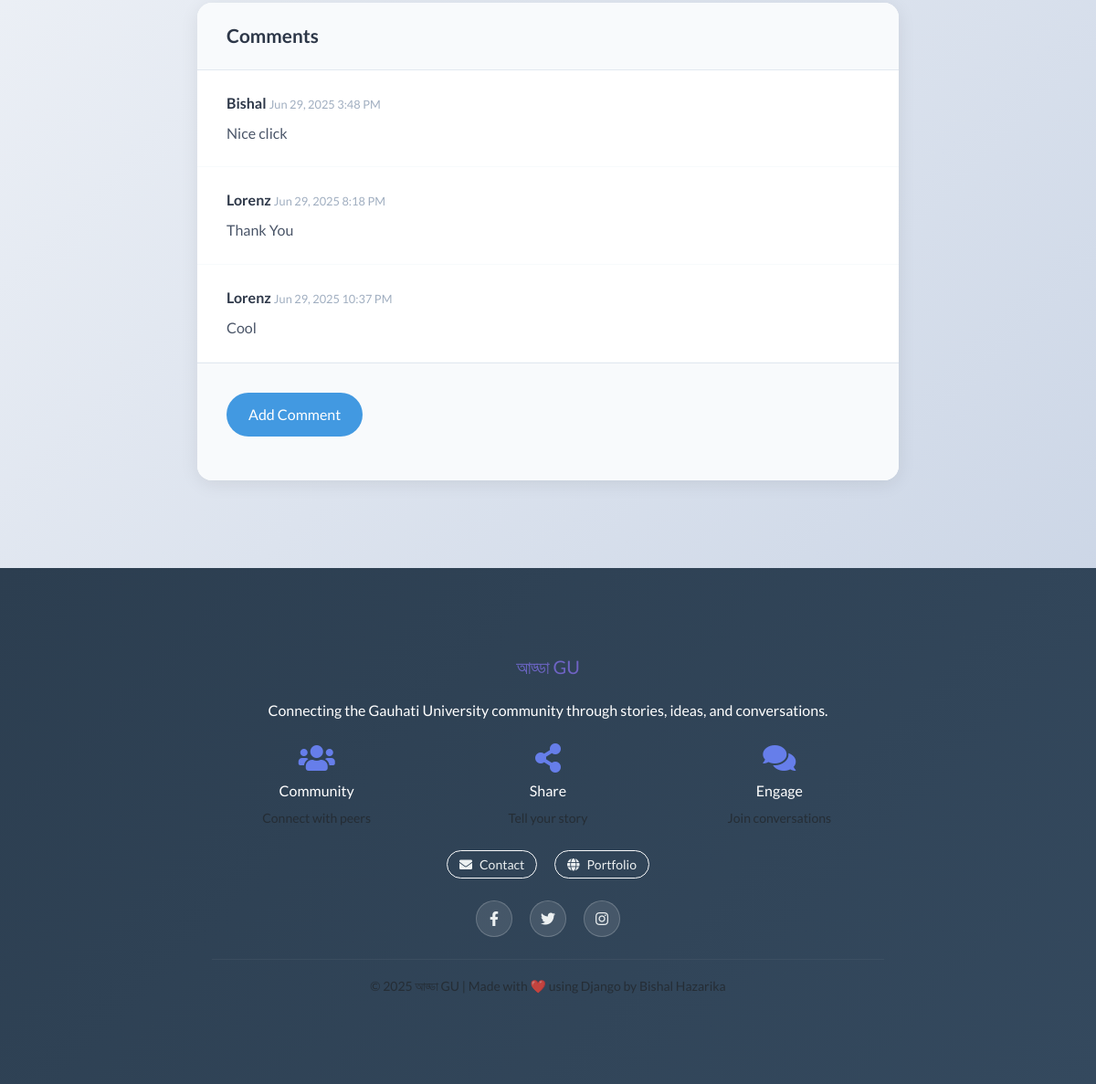
Page /post/14/ (lower part) on the earlier database version.
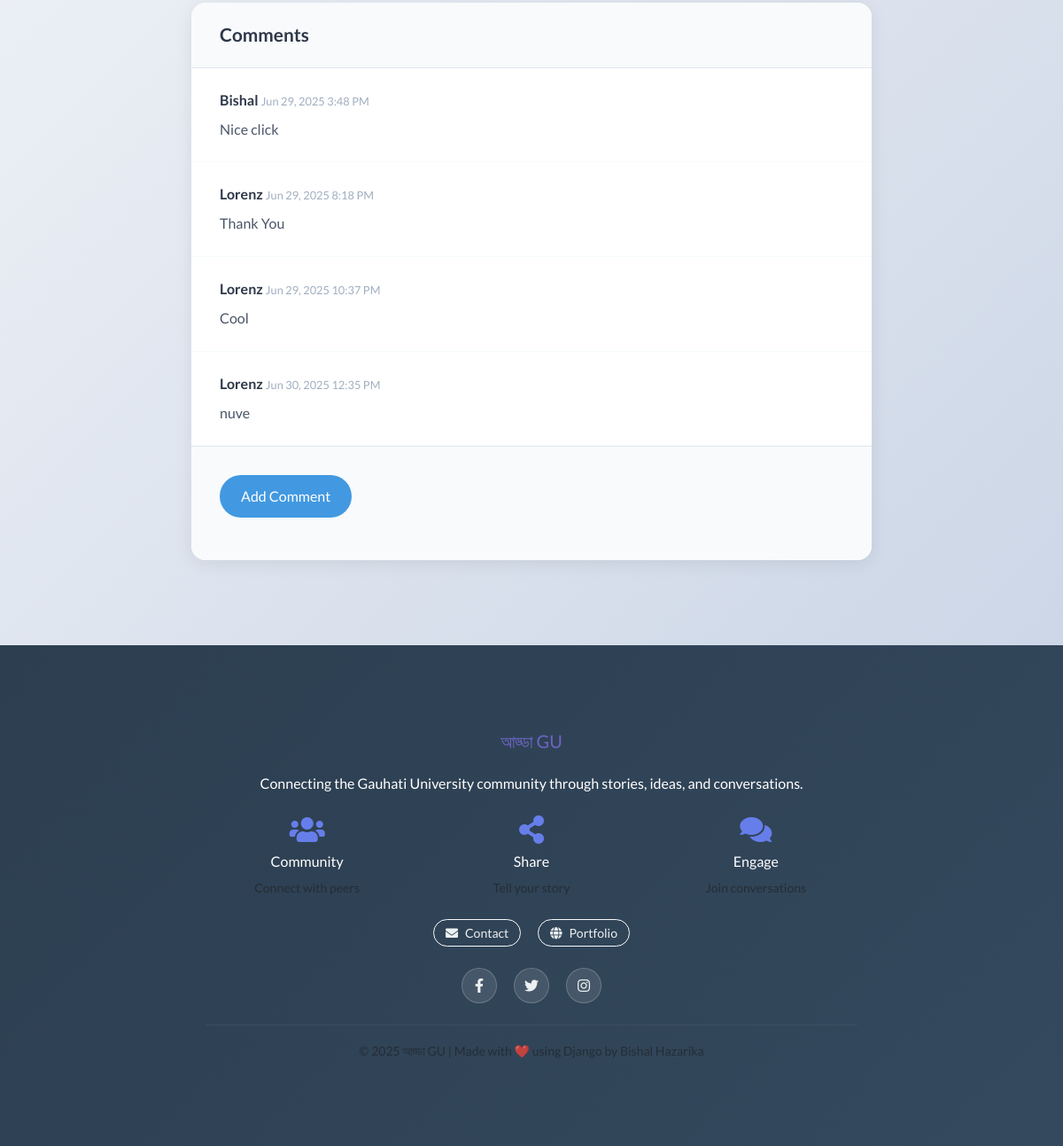
Same page on the later database version.
### blogs/models.py (models this page shows, shortened)
class Comment(models.Model):
    blog_post = models.ForeignKey(BlogPost, related_name="comments", on_delete=models.CASCADE)
    author = models.ForeignKey(settings.AUTH_USER_MODEL, on_delete=models.CASCADE)
    text = models.TextField()
    created_at = models.DateTimeField(auto_now=True)

### users/models.py (models this page shows, shortened)
class CustomUser(AbstractUser):
    bio = models.TextField(blank=True, null=True)
    profile_picture = models.ImageField(upload_to='profile_pictures/',blank=True,null=True)
    followers = models.ManyToManyField('self', related_name='following', symmetrical=False, blank=True)

### blogs/views.py (the view, shortened to what this page needs)
# urls.py: path('post/<int:pk>/', blog_detail_view, name='blog_detail'),
def blog_detail_view(request, pk):
    blog_post = get_object_or_404(BlogPost, pk =pk)
    comments = blog_post.comments.all()
    liked  = False
    if request.user.is_authenticated:
        liked = blog_post.likes.filter(user=request.user).exists()
    likes = blog_post.likes.all()
    return render(request, 'blogs/blog_detail.html', {
        'post':blog_post,
        'comments':comments,
        'likes':likes,
        'liked': liked
        })

### blogs/templates/blogs/blog_detail.html (shortened to what this page needs)
{% extends 'base.html' %}
{% block content %}
<div class="blog-container">
    <section class="comments-section">
        <div class="comments-header">
            <h3 class="comments-title">Comments</h3>
        </div>
        {% if comments %}
            <div class="comments-list">
                {% for comment in comments %}
                    <div class="comment-item" id="comment-{{ comment.id }}">
                        <div class="comment-header">
                            <div>
                                <span class="comment-author">{{ comment.author.username }}</span>
                                <span class="comment-date">{{ comment.created_at|date:"M d, Y g:i A" }}</span>
                            </div>
                        </div>
                        <p class="comment-text">{{ comment.text }}</p>
                    </div>
                {% endfor %}
            </div>
        {% else %}
            <div class="empty-state">
                <div class="empty-state-icon">💬</div>
                <p>No comments yet. Be the first to comment!</p>
            </div>
        {% endif %}
        <div class="comment-form-section">
            <button id="add-comment-btn" class="add-comment-btn">Add Comment</button>
        </div>
    </section>
</div>
{% endblock %}

Differences in the rows shown:
added Comment: author.username "Lorenz", created_at "Jun 30, 2025 12:35 PM", text "nuve"
